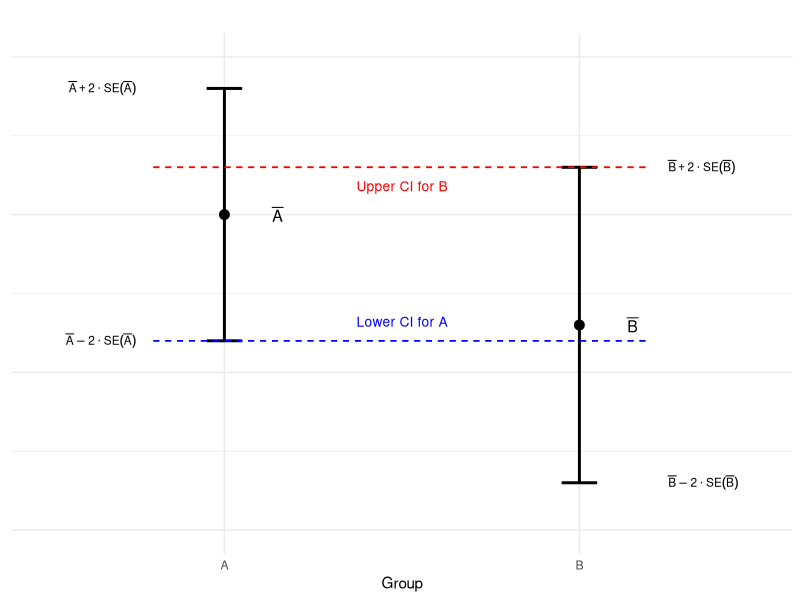
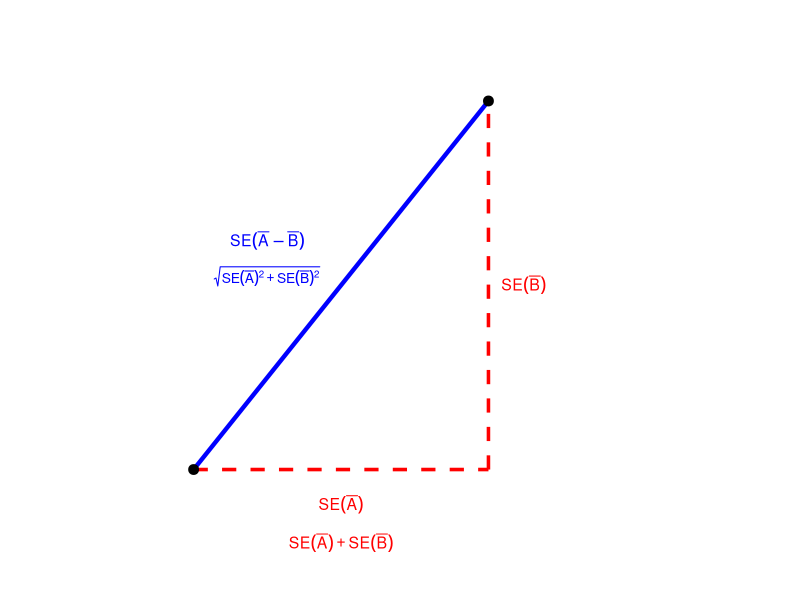

Source code (R) for these figures, in order:
## ---- chunk 1
library(ggplot2)
library(dplyr)

df <- data.frame(
  group = c("A", "B"),
  mean = c(25, 7.5),
  se = c(10, 12.5)
) |>
  mutate(
    lower = mean - 2 * se,
    upper = mean + 2 * se
  )

# Extract values for annotation
lower_a <- df$mean[1] - 2 * df$se[1]
upper_a <- df$mean[1] + 2 * df$se[1]
lower_b <- df$mean[2] - 2 * df$se[2]
upper_b <- df$mean[2] + 2 * df$se[2]

ggplot(df, aes(x = group, y = mean)) +
  geom_point(size = 3) +
  geom_errorbar(aes(ymin = lower, ymax = upper), width = 0.1, linewidth = 1) +
  # Dashed lines for overlap region
  geom_segment(aes(x = 1 - 0.2, xend = 2 + 0.2, y = lower_a, yend = lower_a),
               color = "blue", linetype = "dashed", linewidth = 0.5) +
  geom_segment(aes(x = 1 - 0.2, xend = 2 + 0.2, y = upper_b, yend = upper_b),
               color = "red", linetype = "dashed", linewidth = 0.5) +
  # Labels for dashed lines
  annotate("text", x = 1.5, y = lower_a + 3, 
           label = "Lower CI for A", color = "blue", size = 3.5) +
  annotate("text", x = 1.5, y = upper_b - 3, 
           label = "Upper CI for B", color = "red", size = 3.5) +
  # Point estimate labels
  annotate("text", x = 1.15, y = 25, label = "bar(A)", parse = TRUE, size = 4) +
  annotate("text", x = 2.15, y = 7.5, label = "bar(B)", parse = TRUE, size = 4) +
  # Endpoint labels for A (left side)
  annotate("text", x = 0.75, y = lower_a, 
           label = "bar(A) - 2 %.% SE(bar(A))", parse = TRUE, size = 3, hjust = 1) +
  annotate("text", x = 0.75, y = upper_a, 
           label = "bar(A) + 2 %.% SE(bar(A))", parse = TRUE, size = 3, hjust = 1) +
  # Endpoint labels for B (right side)
  annotate("text", x = 2.25, y = lower_b, 
           label = "bar(B) - 2 %.% SE(bar(B))", parse = TRUE, size = 3, hjust = 0) +
  annotate("text", x = 2.25, y = upper_b, 
           label = "bar(B) + 2 %.% SE(bar(B))", parse = TRUE, size = 3, hjust = 0) +
  ylim(-25, 50) +
  theme_minimal() +
  theme(
    axis.text.y = element_blank(),
    axis.ticks.y = element_blank()
  ) +
  labs(title = "",
       y = NULL,
       x = "Group")
## ---- chunk 2
library(ggplot2)
library(dplyr)

# Define the standard errors
se_a <- 10
se_b <- 12.5
se_diff <- sqrt(se_a^2 + se_b^2)

# Create a simple data frame for the endpoints
endpoints <- data.frame(
  x = c(0, se_a),
  y = c(0, se_b)
)

ggplot() +
  # Direct path (hypotenuse) - blue solid line
  geom_segment(aes(x = 0, xend = se_a, y = 0, yend = se_b),
               color = "blue", linewidth = 1.5) +
  # Two-leg path - red dashed lines
  geom_segment(aes(x = 0, xend = se_a, y = 0, yend = 0),
               color = "red", linetype = "dashed", linewidth = 1.2) +
  geom_segment(aes(x = se_a, xend = se_a, y = 0, yend = se_b),
               color = "red", linetype = "dashed", linewidth = 1.2) +
  # Endpoints
  geom_point(data = endpoints, aes(x = x, y = y), size = 3) +
  # Labels with mathematical notation
  annotate("text", x = se_a/2 - 2.5, y = se_b/2 + 1.5,
           label = "SE(bar(A) - bar(B))", parse = TRUE,
           color = "blue", fontface = "bold", size = 4) +
  annotate("text", x = se_a/2 - 2.5, y = se_b/2 + 0.3,
           label = "sqrt(SE(bar(A))^2 + SE(bar(B))^2)",
           parse = TRUE, color = "blue", fontface = "italic", size = 3.5) +
  annotate("text", x = se_a/2, y = -1.2,
           label = "SE(bar(A))", parse = TRUE,
           color = "red", size = 4) +
  annotate("text", x = se_a + 1.2, y = se_b/2,
           label = "SE(bar(B))", parse = TRUE,
           color = "red", size = 4) +
  annotate("text", x = se_a/2, y = -2.5,
           label = "SE(bar(A)) + SE(bar(B))", parse = TRUE,
           color = "red", fontface = "bold", size = 4) +
  coord_equal() +
  xlim(-1, 15) +
  ylim(-3.5, 15) +
  theme_void() #+
  #labs(title = "The Triangle Inequality: Direct vs Two-Leg Path")
